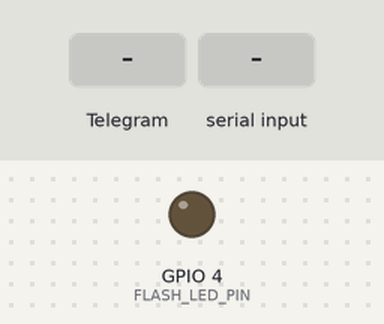
A sketch run on a simulated ESP32. Parts: output pins drawn as LEDs (lit = HIGH). The test bench sets the inputs (shaded band). WiFi joins after 1.5 s; servers stay silent unless stated; the local clock reads 2024-03-15 10:24:30 at power-on unless the sketch sets it; the camera gives no picture; web services answer with replies made up by the test bench; what the sketch prints to the serial monitor is not drawn.

Above: at 4.0 s.
4.1 s: Telegram message "/flash" received
At 5.3 s:
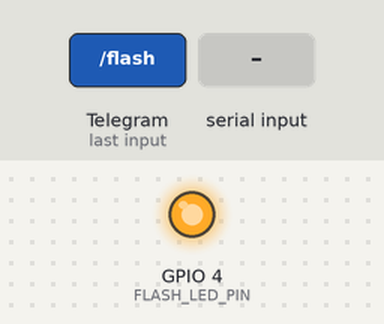
5.9 s: "!" received over the second serial link
7.5 s: "@" received over the second serial link
9.0 s: Telegram message "/photo" received
12.0 s: "&" received over the second serial link
Timing chart, 0 to 14.8 s (numbered marks = the images above; inputs shaded):
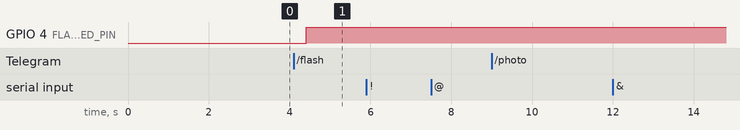

The sketch:

RX_ESP32_CAM.ino
```cpp
/* ------------------------------------------ LIBRARY -------------------------------- */
#include <Arduino.h>
#include <WiFi.h>
#include <WiFiClientSecure.h>
#include "esp_camera.h"
#include "soc/soc.h"
#include "soc/rtc_cntl_reg.h"
#include <UniversalTelegramBot.h>
#include <ArduinoJson.h>
#include "time.h"

/* -------------------------------------- KONFIGURASI WIFI ---------------------------- */
const char* ssid = "AndroidAP";
const char* password = "12345678";

/* ---------------------------------------- TELEGRAM BOT ------------------------------ */
String BOTtoken = "8351109574:AAFv5hOaN76bn1pEVpzbS6Tr2cRcYFG803A";    // -----> "8226373116:AAGKx1yQ3FTztb2Y1u8ind1VPY1R3xOkYhc";  PUNYA FRENDI
String CHAT_ID = "1047893131";                                         // -----> "7325127591"; PUNYA FRENDI

WiFiClientSecure clientTCP;
UniversalTelegramBot bot(BOTtoken, clientTCP);

/* ----------------------------------- KONFIGURASI NTP SERVER -------------------------- */
const char* ntpServer = "pool.ntp.org";  // -----> Server NTP Global
const long gmtOffset_sec = 7 * 3600;     // -----> GMT+7 untuk WIB
const int daylightOffset_sec = 0;        // -----> Offset DST (biasanya 0 di Indonesia)

bool sendPhoto = false;
unsigned long lastTimeBotRan;
int botRequestDelay = 1000;

/* --------------------------------- VARIABEL SERIAL ARDUINO --------------------------- */
String data;
char CharData;
String StringData, dataSubs;
int index1, index2;

/* ---------------------------------- VARIABEL HASIL PARSING --------------------------- */
String soilA, soilB, waterA, waterB;
String pompaUtama, drainA, drainB, modeIrigasi;
int Data_statusTanah,
    kelembabanTanahA,
    kelembabanTanahB;

String status_tanahA, status_tanahB,
       status_mainPompa,
       status_drainPompaA,
       status_drainPompaB,
       aktivitas;

/* -------------------------------------- KONFIGURASI PIN ------------------------------- */
#define FLASH_LED_PIN 4
bool flashState = LOW;

/* ------------------------------------ KONFIGURASI KAMERA ------------------------------ */
#define PWDN_GPIO_NUM     32
#define RESET_GPIO_NUM    -1
#define XCLK_GPIO_NUM      0
#define SIOD_GPIO_NUM     26
#define SIOC_GPIO_NUM     27
#define Y9_GPIO_NUM       35
#define Y8_GPIO_NUM       34
#define Y7_GPIO_NUM       39
#define Y6_GPIO_NUM       36
#define Y5_GPIO_NUM       21
#define Y4_GPIO_NUM       19
#define Y3_GPIO_NUM       18
#define Y2_GPIO_NUM        5
#define VSYNC_GPIO_NUM    25
#define HREF_GPIO_NUM     23
#define PCLK_GPIO_NUM     22

/* ================================ FUNGSI INISIALISASI KAMERA ========================== */
void configInitCamera() {
  camera_config_t config;
  config.ledc_channel = LEDC_CHANNEL_0;
  config.ledc_timer = LEDC_TIMER_0;
  config.pin_d0 = Y2_GPIO_NUM;
  config.pin_d1 = Y3_GPIO_NUM;
  config.pin_d2 = Y4_GPIO_NUM;
  config.pin_d3 = Y5_GPIO_NUM;
  config.pin_d4 = Y6_GPIO_NUM;
  config.pin_d5 = Y7_GPIO_NUM;
  config.pin_d6 = Y8_GPIO_NUM;
  config.pin_d7 = Y9_GPIO_NUM;
  config.pin_xclk = XCLK_GPIO_NUM;
  config.pin_pclk = PCLK_GPIO_NUM;
  config.pin_vsync = VSYNC_GPIO_NUM;
  config.pin_href = HREF_GPIO_NUM;
  config.pin_sscb_sda = SIOD_GPIO_NUM;
  config.pin_sscb_scl = SIOC_GPIO_NUM;
  config.pin_pwdn = PWDN_GPIO_NUM;
  config.pin_reset = RESET_GPIO_NUM;
  config.xclk_freq_hz = 20000000;
  config.pixel_format = PIXFORMAT_JPEG;

  if (psramFound()) {
    config.frame_size = FRAMESIZE_VGA;
    config.jpeg_quality = 12;
    config.fb_count = 2;
  } else {
    config.frame_size = FRAMESIZE_SVGA;
    config.jpeg_quality = 14;
    config.fb_count = 1;
  }

  // Inisialisasi kamera
  esp_err_t err = esp_camera_init(&config);
  if (err != ESP_OK) {
    Serial.printf("Camera init failed: 0x%x\n", err);
    delay(2000);
    ESP.restart();
  }

  // Ubah resolusi jika perlu
  sensor_t * s = esp_camera_sensor_get();
  s->set_framesize(s, FRAMESIZE_VGA);
}

/* ==================================== FUNGSI KIRIM FOTO ================================ */
String sendPhotoTelegram() {
  const char* server = "api.telegram.org";
  camera_fb_t * fb = esp_camera_fb_get();
  if (!fb) {
    Serial.println("Camera capture failed");
    return "Camera capture failed";
  }

  if (!clientTCP.connect(server, 443)) {
    Serial.println("Connection to Telegram failed!");
    return "Connection failed";
  }

  String head = "--boundary\r\nContent-Disposition: form-data; name=\"chat_id\";\r\n\r\n" + CHAT_ID +
                "\r\n--boundary\r\nContent-Disposition: form-data; name=\"photo\"; filename=\"photo.jpg\"\r\nContent-Type: image/jpeg\r\n\r\n";
  String tail = "\r\n--boundary--\r\n";

  clientTCP.println("POST /bot" + BOTtoken + "/sendPhoto HTTP/1.1");
  clientTCP.println("Host: api.telegram.org");
  clientTCP.println("Content-Length: " + String(fb->len + head.length() + tail.length()));
  clientTCP.println("Content-Type: multipart/form-data; boundary=boundary");
  clientTCP.println();
  clientTCP.print(head);
  clientTCP.write(fb->buf, fb->len);
  clientTCP.print(tail);

  esp_camera_fb_return(fb);

  // Tunggu respons
  long timeout = millis() + 10000;
  String response;
  while (millis() < timeout && clientTCP.connected()) {
    while (clientTCP.available()) {
      char c = clientTCP.read();
      response += c;
    }
  }

  clientTCP.stop();
  Serial.println("Photo sent!");
  return response;
}

/* ==================================== FUNGSI RECONNECT WIFI ============================= */
void reconnect() {
  if (WiFi.status() != WL_CONNECTED) {
    Serial.println("🔄 Reconnecting WiFi...");
    WiFi.disconnect();
    WiFi.begin(ssid, password);

    unsigned long startAttempt = millis();
    while (WiFi.status() != WL_CONNECTED && millis() - startAttempt < 15000) {
      delay(500);
      Serial.print(".");
    }

    if (WiFi.status() == WL_CONNECTED) {
      Serial.println("\n✅ Reconnected to WiFi!");
      Serial.print("IP Address: ");
      Serial.println(WiFi.localIP());
    } else {
      Serial.println("\n❌ WiFi Reconnect Failed!");
    }
  }
}

/* =============================== FUNGSI HANDLE PESAN TELEGRAM =========================== */
void handleNewMessages(int numNewMessages) {
  for (int i = 0; i < numNewMessages; i++) {
    String chat_id = bot.messages[i].chat_id;
    String text = bot.messages[i].text;

    if (chat_id != CHAT_ID) {
      bot.sendMessage(chat_id, "Unauthorized user!", "");
      continue;
    }

    if (text == "/start") {
      String welcome = "Selamat datang di Sistem Irigasi Otomatis 🌾\n\n";
      welcome += "Perintah yang tersedia:\n";
      welcome += "/photo - Ambil foto area\n";
      welcome += "/flash - Nyalakan/matikan flash\n";
      welcome += "/cekkondisi - Cek kondisi sawah + kirim foto";
      bot.sendMessage(CHAT_ID, welcome, "");
    }

    else if (text == "/flash") {
      flashState = !flashState;
      digitalWrite(FLASH_LED_PIN, flashState);
      bot.sendMessage(CHAT_ID, flashState ? "💡 Flash ON" : "💡 Flash OFF", "");
    }

    else if (text == "/photo") {
      sendPhoto = true;
    }

    else if (text == "/cekkondisi") {
      Serial2.println("#1?"); // kirim ke Arduino
      bot.sendMessage(CHAT_ID, "🔍 Memeriksa kondisi sawah...", "");
      sendPhoto = true;
    }
  }
}

/* ==================================== FUNGSI KIRIM TELEGRAM ============================== */
void kirimTelegram() {
  String pesan = "📊 *Laporan Kondisi Sawah*\n\n";
  pesan += "🌱 *Sensor Tanah:*\n";
  pesan += "• Soil A: `" + String(kelembabanTanahA) + "`\n";
  pesan += "• Soil B: `" + String(kelembabanTanahB) + "`\n\n";

  pesan += "💧 *Status Air:*\n";
  pesan += "• Water A: `" + status_tanahA + "`\n";
  pesan += "• Water B: `" + status_tanahB + "`\n\n";

  pesan += "⚙️ *Status Perangkat:*\n";
  pesan += "• Pompa Utama: *" + status_mainPompa + "*\n";
  pesan += "• Drain A: *" + status_drainPompaA + "*\n";
  pesan += "• Drain B: *" + status_drainPompaB + "*\n\n";

  pesan += "🚜 *Mode Operasi:* _" + aktivitas + "_\n";
  pesan += "\n📅 Waktu: `" + waktuSekarang() + "`";

  bot.sendMessage(CHAT_ID, pesan, "Markdown");
  Serial.println("✅ Pesan terkirim ke Telegram.");
}

/* ================================== FUNGSI AMBIL DATA WAKTU NTP =========================== */
String waktuSekarang() {
  struct tm timeinfo;
  if (!getLocalTime(&timeinfo)) return "Tidak tersedia";
  char buffer[30];
  strftime(buffer, sizeof(buffer), "%d/%m/%Y %H:%M:%S", &timeinfo);
  return String(buffer);
}

/* ============================================ SETUP() ===================================== */
void setup() {
  WRITE_PERI_REG(RTC_CNTL_BROWN_OUT_REG, 0);
  Serial.begin(115200);
  Serial2.begin(9600, SERIAL_8N1, 15, 14);      // -----> Serial Komunikasi Arduino

  pinMode(FLASH_LED_PIN, OUTPUT);
  digitalWrite(FLASH_LED_PIN, LOW);

  configInitCamera();

  WiFi.mode(WIFI_STA);
  WiFi.begin(ssid, password);
  clientTCP.setCACert(TELEGRAM_CERTIFICATE_ROOT);

  Serial.print("🔌 Connecting to WiFi");
  while (WiFi.status() != WL_CONNECTED) {
    Serial.print(".");
    delay(500);
  }

  Serial.println("\n✅ Connected!");
  Serial.print("IP Address: ");
  Serial.println(WiFi.localIP());

  /* ---------------------------------- SINKRON WAKTU NTP SRVER ----------------------------- */
  configTime(gmtOffset_sec, daylightOffset_sec, ntpServer);
  Serial.println("Menunggu sinkronisasi waktu NTP...");
  delay(1000);

  Serial.println("Waktu sekarang: " + waktuSekarang());
}

/* ============================================ LOOP() ====================================== */
void loop() {
  /* ----------------------------------- WIFI SELALU TERHUBUNG ------------------------------ */
  reconnect();

  /* ---------------------------------- BACA DATA DARI ARDUINO ------------------------------ */
  while (Serial2.available() > 0)
  {
    delay(10);
    CharData = Serial2.read();
    StringData += CharData;

    /* ------------------ PARSING DATA MASUK DARI ARDUINO -> DATA STATUS TANAH -------------- */
    if (StringData.length() > 0 && CharData == '!')
    {
      index1 = StringData.indexOf('#');
      index2 = StringData.indexOf('!', index1 + 1);
      dataSubs = StringData.substring(index1 + 1, index2);
      StringData = "";

      // Mengubah Data String ke Float
      char buf[dataSubs.length()];
      dataSubs.toCharArray(buf, dataSubs.length() + 1);
      float Data11 = atof(buf);

      /* ------------------------ DATA MASUK DARI ARDUINO (STATUS TANAH) --------------------- */
      Data_statusTanah = Data11;
      Serial.print("Status Tanah : ");
      Serial.println(Data_statusTanah);

      /* ------------------------------------ 1 -> STATUS ------------------------------------ */
      if (Data_statusTanah == 1) {
        status_tanahA = "KERING";
        status_mainPompa = "ON";
        aktivitas = "Pengisian Sawah A";
      }
      /* ------------------------------------ 2 -> STATUS ------------------------------------ */
      else if (Data_statusTanah == 2) {
        status_tanahB = "KERING";
        status_mainPompa = "ON";
        aktivitas = "Pengisian Sawah B";
      }
      /* ------------------------------------ 3 -> STATUS ------------------------------------ */
      else if (Data_statusTanah == 3) {
        status_tanahA = "NORMAL";
        status_tanahB = "NORMAL";
        status_mainPompa = "OFF";
        aktivitas = "Standby - Tanah Normal";
      }
      /* ------------------------------------ 4 -> STATUS ------------------------------------ */
      else if (Data_statusTanah == 4) {
        status_tanahA = "NORMAL";
        status_tanahB = "NORMAL";
        status_mainPompa = "OFF";
        status_drainPompaA = "OFF";
        status_drainPompaB = "OFF";
        aktivitas = "Standby - Tanah Normal";
      }

      /* ------------------------------------ 11 -> STATUS ------------------------------------ */
      if (Data_statusTanah == 11) {
        status_tanahA = "NORMAL";
        status_drainPompaA = "ON";
        aktivitas = "Pembuangan A - Tanah Normal";
      }
      /* ------------------------------------ 22 -> STATUS ------------------------------------ */
      else if (Data_statusTanah == 22) {
        status_tanahA = "NORMAL";
        status_drainPompaA = "OFF";
        aktivitas = "Standby - Tanah Normal";
      }
      /* ------------------------------------ 33 -> STATUS ------------------------------------ */
      else if (Data_statusTanah == 33) {
        status_tanahB = "NORMAL";
        status_drainPompaB = "ON";
        aktivitas = "Pembuangan B - Tanah Normal";
      }
      /* ------------------------------------ 44 -> STATUS ------------------------------------ */
      else if (Data_statusTanah == 44) {
        status_tanahB = "NORMAL";
        status_drainPompaB = "OFF";
        aktivitas = "Standby - Tanah Normal";
      }
    }

    /* ------------- PARSING DATA MASUK DARI ARDUINO -> NILAI KELEMBABAN (%) SAWAH A ---------- */
    if (StringData.length() > 0 && CharData == '@')
    {
      index1 = StringData.indexOf('#');
      index2 = StringData.indexOf('@', index1 + 1);
      dataSubs = StringData.substring(index1 + 1, index2);
      StringData = "";

      //Mengubah Data String ke Float
      char buf[dataSubs.length()];
      dataSubs.toCharArray(buf, dataSubs.length() + 1);
      float Data = atof(buf);

      /* ------------------- DATA MASUK DARI ARDUINO ( PERSENTASE KELEMBABAN A) ---------------- */
      kelembabanTanahA = Data;
      Serial.print("Kelembaban Tanah A : ");
      Serial.println(kelembabanTanahA);

    }

    /* ------------- PARSING DATA MASUK DARI ARDUINO -> NILAI KELEMBABAN (%) SAWAH B ---------- */
    if (StringData.length() > 0 && CharData == '&')
    {
      index1 = StringData.indexOf('#');
      index2 = StringData.indexOf('&', index1 + 1);
      dataSubs = StringData.substring(index1 + 1, index2);
      StringData = "";

      //Mengubah Data String ke Float
      char buf[dataSubs.length()];
      dataSubs.toCharArray(buf, dataSubs.length() + 1);
      float Data = atof(buf);

      /* ------------------- DATA MASUK DARI ARDUINO ( PERSENTASE KELEMBABAN B) ---------------- */
      kelembabanTanahB = Data;
      Serial.print("Kelembaban Tanah B : ");
      Serial.println(kelembabanTanahB);

      /* ----------------------------------- KIRIM PESAN TELEGRAM ------------------------------ */
      kirimTelegram();
    }
  }

  /* ------------------------------ KIRIM FOTO KE TELEGRAM JIKA DIMINTA ------------------------ */
  if (sendPhoto) {
    bot.sendMessage(CHAT_ID, "📸 Mengambil foto...");
    sendPhotoTelegram();
    sendPhoto = false;
  }

  /* --------------------------------- CEK PESAN MASUK DARI TELEGRAM --------------------------- */
  if (millis() > lastTimeBotRan + botRequestDelay) {
    int numNewMessages = bot.getUpdates(bot.last_message_received + 1);
    if (numNewMessages) handleNewMessages(numNewMessages);
    lastTimeBotRan = millis();
  }
}
```

Measured:
- after the input at 4.1 s, GPIO 4 (FLASH_LED_PIN): LOW → HIGH after 0.31 s
- after the input at 5.9 s, every drawn part: stays the same
- after the input at 7.5 s, every drawn part: stays the same
- after the input at 9.0 s, every drawn part: stays the same
- after the input at 12.0 s, every drawn part: stays the same
